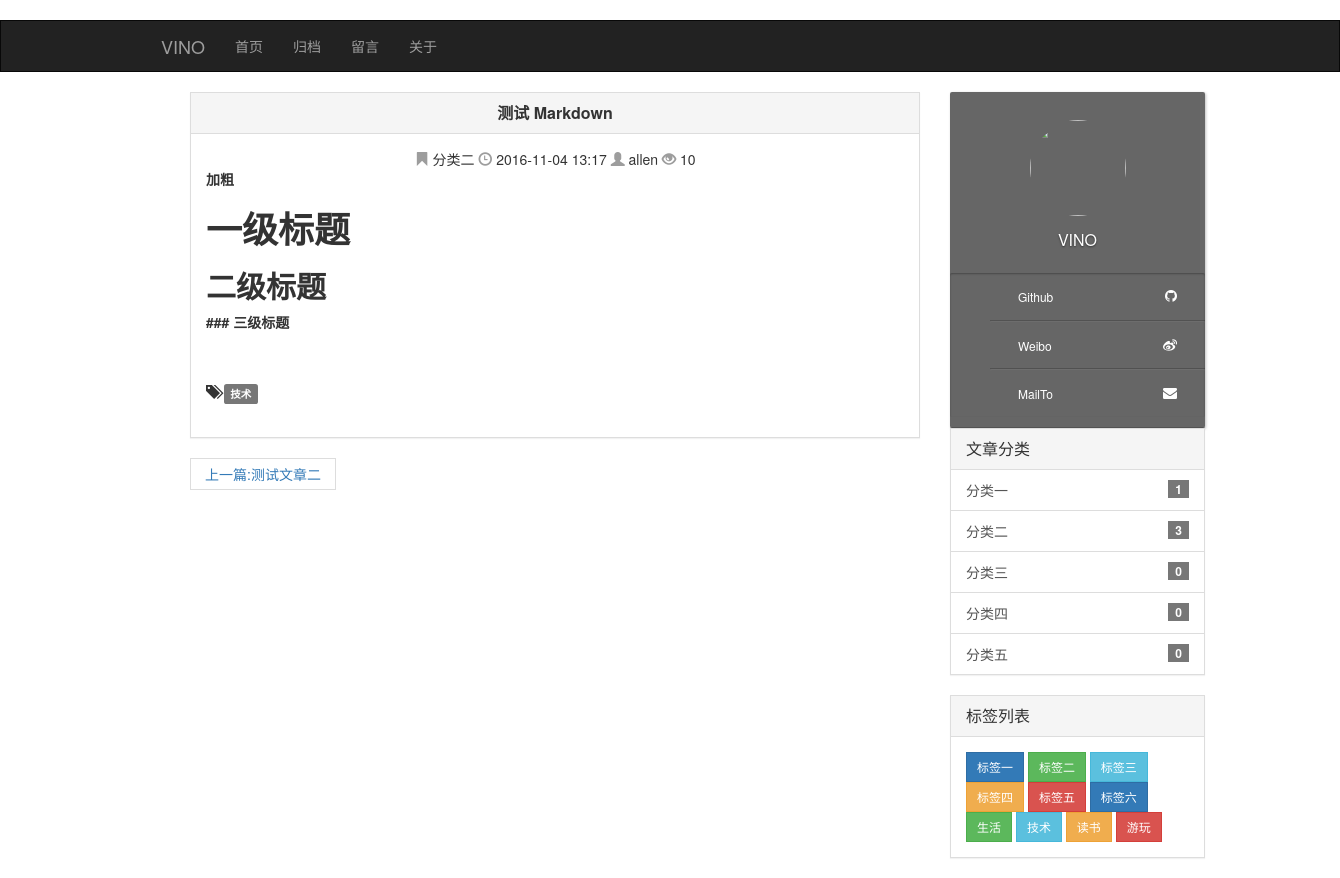
Screenshot of /blog/article/4 with the database file from the repository.
### blog/models.py (models this page shows, shortened)
class Article(models.Model):
    STATUS_CHOICES = (
        ('p', '发布'),
        ('t', '草稿'),
        ('d', '删除'),
    )
    title = models.CharField('标题', max_length=100)
    body = models.TextField('文章显示')
    text = models.TextField('原文', default='')
    description = models.CharField('摘要', max_length=140, blank=True, null=True,
                                   help_text='可选，为空则自动选取前140个字符')
    author = models.ForeignKey(User, verbose_name='作者', on_delete=models.CASCADE)
    tag = models.ManyToManyField('Tag', verbose_name='标签', blank=True)
    category = models.ForeignKey('Category', verbose_name='分类', blank=True, null=True, on_delete=models.SET_NULL)
    status = models.CharField('状态', max_length=1, choices=STATUS_CHOICES, default='p')
    time_create = models.DateTimeField('发布时间', default=timezone.now)
    time_last_modified = models.DateTimeField('修改时间', auto_now=True)
    views = models.PositiveIntegerField('浏览量', default=0)
    class Meta:
        ordering = ['-time_create']
        verbose_name = '文章数据'
        verbose_name_plural = verbose_name
    def get_absolute_url(self):
        return reverse('blog:detail', kwargs={'article_id': self.pk})
    def viewed(self):
        self.views += 1
        self.save(update_fields=['views'])
    def get_previous_article(self):
        all_item = Article.objects.filter(status='p').order_by('id')
        index = 0
        for x in all_item:
            if x.id == self.id:
                break
            else:
                index += 1
        if index:
            return all_item[index - 1]
    def get_next_article(self):
        all_item = Article.objects.filter(status='p').order_by('-id')
        index = 0
        for x in all_item:
            if x.id == self.id:
                break
            else:
                index += 1
        if index:
            return all_item[index - 1]

class Category(models.Model):
    title = models.CharField('标题', max_length=40)
    order = models.IntegerField('排序', default=0)
    description = models.CharField('摘要', max_length=140, blank=True, null=True, default='一个分类')
    time_create = models.DateTimeField('创建时间', default=timezone.now)
    def __str__(self):
        return self.title
    class Meta:
        ordering = ['-time_create']
        verbose_name = '分类数据'
        verbose_name_plural = verbose_name
    def p_count(self):
        count = self.article_set.filter(status='p').count()
        return count

class Tag(models.Model):
    title = models.CharField('标题', max_length=40)
    order = models.IntegerField('排序', default=0)
    time_create = models.DateTimeField('创建时间', default=timezone.now)
    def __str__(self):
        return self.title
    class Meta:
        ordering = ['-time_create']
        verbose_name = '标签数据'
        verbose_name_plural = verbose_name

### blog/views.py (the view)
# urls.py: url(r'^article/(?P<article_id>\d+)$', views.ArticleDetailView.as_view(), name='detail'),
class ArticleDetailView(DetailView):
    model = Article
    template_name = 'blog/post.html'
    context_object_name = 'article'
    pk_url_kwarg = 'article_id'
    def get_object(self):
        obj = super(ArticleDetailView, self).get_object()
        if obj.status == 'p':
            obj.viewed()
            return obj
    def get_context_data(self, **kwargs):
        kwargs['title'] = super(ArticleDetailView, self).get_object().title
        return super(ArticleDetailView, self).get_context_data(**kwargs)

### blog/context.py (called while the page is built)
def all_context(request):
    categories = Category.objects.all().order_by('-order')
    tags = Tag.objects.all().order_by('-order')
    null_count = Article.objects.filter(category__isnull=True, status='p').count()
    paginate_num = settings.SITE_PAGINATE_NUM
    SITE_NAME = settings.SITE_NAME
    SITE_MASTER = settings.SITE_MASTER
    SITE_SIGNATURE = settings.SITE_SIGNATURE
    DUOSHUO_SHORT_NAME = settings.DUOSHUO_SHORT_NAME
    DUOSHUO_NEW_COMMENTS = settings.DUOSHUO_NEW_COMMENTS
    COLORTAG = settings.COLORTAG
    FRIENDLINK = settings.FRIENDLINK
    return locals()

### blog/templates/blog/post.html (shortened to what this page needs)
{% extends 'blog/base_container.html' %}
{% block content %}
    {% if article %}
        <div class="panel panel-default">
            <div class="panel-heading text-center panel-title">
                <strong>
                    {{ article.title }}
                </strong>
            </div>
            <div class="panel-body">
                <div class="article-info text-center">
                    <span class="glyphicon glyphicon-bookmark article-icon">  </span>
                    {% if article.category %}
                        <a class="category-link"
                           href="{% url 'blog:category' article.category_id %}">{{ article.category }}</a>
                    {% else %}
                        <a class="category-link" href="{% url 'blog:category' 0 %}">未分类</a>
                    {% endif %}
                    <span class="glyphicon glyphicon-time article-icon">  </span> {{ article.time_last_modified|date:"Y-m-d H:i" }}
                    <span class="glyphicon glyphicon-user article-icon">  </span> {{ article.author.username }}
                    <span class="glyphicon glyphicon-eye-open article-icon">  </span> {{ article.views }}
                </div>
                <div class="article">
                    {{ article.body|safe }}
                    {% if article.tag.all %}
                        <br><br>
                        <span class="glyphicon glyphicon-tags"></span>
                        {% for tag in article.tag.all %}
                            <a href="{% url 'blog:tag' tag.id %}"><span class="label label-default">{{ tag }}</span>
                            </a>
                        {% endfor %}
                        <br>
                    {% endif %}
                    <br>
                </div>
            </div>
        </div>
        <nav>
            <ul class="pager">
                {% if article.get_previous_article %}
                    {% with article.get_previous_article as previous %}
                        <li class="previous"><a
                                href="{{ previous.get_absolute_url }}">上一篇:{{ previous.title|truncatechars:20 }}</a>
                        </li>
                    {% endwith %}
                {% endif %}
            </ul>
        </nav>
    {% else %}
        <div class="alert alert-warning" role="alert">文章不存在！</div>
    {% endif %}
{% endblock %}

### blog/templates/blog/base_container.html (shortened to what this page needs)
{% extends 'blog/base.html' %}
{% block container %}
    <div id="container">
        <div class="container page-content">
            <div class="col-md-8 col-content">
                {% block content %}内容区{% endblock %}
            </div>
            <div class="col-md-3 col-sidebar">
                {% include 'blog/side_bar.html' %}
            </div>
        </div>
    </div>
{% endblock %}

### blog/templates/blog/base.html (shortened to what this page needs)
<!DOCTYPE html>
{% load staticfiles %}
<html lang="zh-CN">
<head>
    <link href="{% static 'blog/css/bootstrap.min.css' %}" rel="stylesheet">
    <link href="{% static 'blog/css/blog.css' %}" rel="stylesheet">
    <link href="{% static 'blog/css/prism/prism.css' %}" rel="stylesheet">
    <link href="{% static 'blog/css/code/github.css' %}" rel="stylesheet">
</head>
<body>
<header id="header">
    <div>
        <nav id="nav" class="navbar navbar-inverse" role="navigation">
            <div class="container-fluid">
                <div class="navbar-header">
                     <a class="navbar-brand" href="#">VINO</a>
                </div>
                <div class="collapse navbar-collapse">
                    <ul class="nav navbar-nav">
                        <li><a href="/blog">首页</a></li>
                        <li><a href="/blog">归档</a></li>
                        <li><a href="/blog">留言</a></li>
                        <li><a href="/blog">关于</a></li>
                    </ul>
                </div>
            </div>
        </nav>
    </div>
</header>
{% block container %}
{% endblock %}
</body>
</html>

### blog/templates/blog/side_bar.html (shortened to what this page needs)
<!DOCTYPE html>
{% load staticfiles %}
<html lang="zh-CN">
<head>
    <link href="{% static 'blog/css/bootstrap.min.css' %}" rel="stylesheet">
    <link href="{% static 'blog/css/tools.css' %}" rel="stylesheet">
    <link href="//cdn.bootcss.com/font-awesome/4.5.0/css/font-awesome.min.css"
          rel="stylesheet">
</head>
<div class="right-card">
    <div class="user-icon-wrapper">
        <a><img src="http://ww3.sinaimg.cn/large/b10d1ea5jw1f95jk0irbmj20dw0dwq3h.jpg" width="96px"
                height="96px"></a>
        <h2><a>Vino</a></h2>
    </div>
    <div class="self-info">
        <ul>
            <li><a href="https://github.com/wuchangfeng">Github</a><span
                class="right-icon fa fa-github"></span></li>
            <li><a href="http://weibo.com/2970427045/profile?rightmod=1&wvr=6&mod=personinfo&is_all=1">Weibo</a><span
                    class="right-icon fa fa-weibo"></span></li>
            <li><a href="mailto:437806668@qq.com">MailTo</a><span
                    class="right-icon fa fa-envelope"></span></li>
        </ul>
    </div>
</div>
<div class="panel panel-default">
    <div class="panel-heading">
        <h3 class="panel-title">文章分类</h3>
    </div>
    {% if categories %}
        <ul class="list-group">
            {% for category in categories %}
                <a class="list-group-item" href="{% url 'blog:category' category.pk %}">
                    <span class="badge">{{ category.p_count }}</span>
                    {{ category }}
                </a>
            {% endfor %}
        </ul>
    {% else %}
        <div class="panel-body">没有分类！</div>
    {% endif %}
</div>
<div class="panel panel-default">
    <div class="panel-heading">
        <h3 class="panel-title">标签列表</h3>
    </div>
    <div class="panel-body">
        {% if tags %}
            {% for tag in tags %}
                <a href="{% url 'blog:tag' tag.pk %}" class="btn btn-default btn-sm tag" role="button">{{ tag }}</a>
            {% endfor %}
        {% else %}
            没有标签！
        {% endif %}
    </div>
</div>
</html>

### blog/static/blog/css/blog.css (style rules this page uses)
@media (min-width: 768px) { #nav, #container { padding: 0 160px; } }
@media (min-width: 768px) { .container-fluid { padding: 0 !important; } }
* { text-decoration: none !important; }
.badge { border-radius: 10px; }
.panel-body { word-wrap: break-word; }
.label { border-radius: 0; }
#container { min-height: 335px; }
.panel-title { line-height: 20px; color: red; }
.article-icon { color: #9d9d9d !important; }
.category-link { color: #333 !important; }

### blog/static/blog/css/tools.css (style rules this page uses)
.right-card { border-radius: 2px; background-color: rgba(0, 0, 0, 0.6); box-shadow: rgba(0, 0, 0, 0.25) 1px 1px 3px; }
.user-icon-wrapper { padding: 28px 30px 24px; text-align: center; }
.user-icon-wrapper img { width: 96px; height: 96px; margin-bottom: 15px; border-radius: 100%; }
.user-icon-wrapper h2 { padding: 0; margin: 0; font-style: normal; font-weight: normal; font-size: 16px; text-transform: uppercase; text-shadow: rgba(0, 0, 0, 0.5) 0 1px 2px; }
.user-icon-wrapper h2 a { color: white; font-size: 100%; }
.self-info { list-style-type:none padding: 10px; border-bottom: 1px solid rgba(0, 0, 0, 0.2); }
.self-info ul { box-shadow: rgba(0, 0, 0, 0.3) 0 1px 2px 0 inset; border-radius: 2px; }
.self-info li { position: relative; height: 48px; color: white; border-bottom: 1px solid rgba(0, 0, 0, 0.2); border-top: 1px solid rgba(255, 255 ,255,0.05); border-radius: 2px 2px 0 0; list-style-type:none }
.self-info li:first-child { border-top: none; }
.self-info li:last-child { border-bottom: none; }
.self-info li a { display: block; padding: 0 32px 0 28px; width: 160px; line-height: 48px; height: 48px; font-size: 12px; color: white; }
.self-info li .right-icon { position: absolute; right: 28px; top: 50%; transform: translate(0, -50%); display: inline-block; }

### rows the page displays
Article: title "测试 Markdown", category "分类二", time_last_modified "2016-11-04 13:17", author.username "allen", views "10", body "加粗 一级标题 二级标题 ### 三级标题"
Tag: title "技术"
Article: title "测试文章二"
Category: p_count "1", title "分类一"
Category: p_count "3", title "分类二"
Category: p_count "0", title "分类三"
Category: p_count "0", title "分类四"
Category: p_count "0", title "分类五"
Tag: title "标签一"
Tag: title "标签二"
Tag: title "标签三"
Tag: title "标签四"
Tag: title "标签五"
Tag: title "标签六"
Tag: title "生活"
Tag: title "读书"
Tag: title "游玩"
